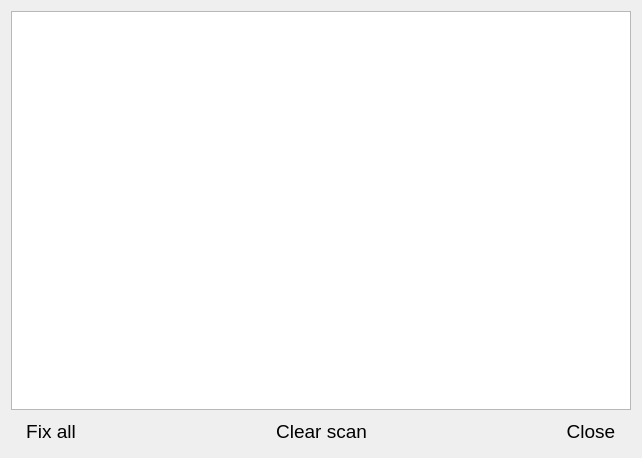
<?xml version="1.0" encoding="UTF-8"?>
<ui version="4.0">
 <class>ScanResultForm</class>
 <widget class="QWidget" name="ScanResultForm">
  <property name="geometry">
   <rect>
    <x>0</x>
    <y>0</y>
    <width>642</width>
    <height>458</height>
   </rect>
  </property>
  <property name="windowTitle">
   <string>Scan result</string>
  </property>
  <layout class="QVBoxLayout" name="verticalLayout">
   <item>
    <widget class="QTreeView" name="treeViewScan"/>
   </item>
   <item>
    <layout class="QHBoxLayout" name="horizontalLayout">
     <item>
      <widget class="QPushButton" name="pushButtonFix">
       <property name="sizePolicy">
        <sizepolicy hsizetype="Preferred" vsizetype="Fixed">
         <horstretch>0</horstretch>
         <verstretch>0</verstretch>
        </sizepolicy>
       </property>
       <property name="font">
        <font>
         <pointsize>14</pointsize>
        </font>
       </property>
       <property name="text">
        <string>Fix all</string>
       </property>
       <property name="icon">
        <iconset resource="resources.qrc">
         <normaloff>:/icons/icons/FixAll_48.png</normaloff>:/icons/icons/FixAll_48.png</iconset>
       </property>
       <property name="iconSize">
        <size>
         <width>24</width>
         <height>24</height>
        </size>
       </property>
       <property name="flat">
        <bool>true</bool>
       </property>
      </widget>
     </item>
     <item>
      <spacer name="horizontalSpacer_2">
       <property name="orientation">
        <enum>Qt::Horizontal</enum>
       </property>
       <property name="sizeHint" stdset="0">
        <size>
         <width>40</width>
         <height>20</height>
        </size>
       </property>
      </spacer>
     </item>
     <item>
      <widget class="QPushButton" name="pushButtonClear">
       <property name="sizePolicy">
        <sizepolicy hsizetype="Preferred" vsizetype="Fixed">
         <horstretch>0</horstretch>
         <verstretch>0</verstretch>
        </sizepolicy>
       </property>
       <property name="font">
        <font>
         <pointsize>14</pointsize>
        </font>
       </property>
       <property name="text">
        <string>Clear scan</string>
       </property>
       <property name="icon">
        <iconset resource="resources.qrc">
         <normaloff>:/icons/icons/Clear_48.png</normaloff>:/icons/icons/Clear_48.png</iconset>
       </property>
       <property name="iconSize">
        <size>
         <width>24</width>
         <height>24</height>
        </size>
       </property>
       <property name="flat">
        <bool>true</bool>
       </property>
      </widget>
     </item>
     <item>
      <spacer name="horizontalSpacer">
       <property name="orientation">
        <enum>Qt::Horizontal</enum>
       </property>
       <property name="sizeHint" stdset="0">
        <size>
         <width>40</width>
         <height>20</height>
        </size>
       </property>
      </spacer>
     </item>
     <item>
      <widget class="QPushButton" name="pushButtonClose">
       <property name="sizePolicy">
        <sizepolicy hsizetype="Preferred" vsizetype="Fixed">
         <horstretch>0</horstretch>
         <verstretch>0</verstretch>
        </sizepolicy>
       </property>
       <property name="font">
        <font>
         <pointsize>14</pointsize>
        </font>
       </property>
       <property name="text">
        <string>Close</string>
       </property>
       <property name="icon">
        <iconset resource="resources.qrc">
         <normaloff>:/icons/icons/Ok.png</normaloff>:/icons/icons/Ok.png</iconset>
       </property>
       <property name="iconSize">
        <size>
         <width>24</width>
         <height>24</height>
        </size>
       </property>
       <property name="flat">
        <bool>true</bool>
       </property>
      </widget>
     </item>
    </layout>
   </item>
  </layout>
 </widget>
 <resources>
  <include location="resources.qrc"/>
 </resources>
 <connections>
  <connection>
   <sender>pushButtonClose</sender>
   <signal>clicked()</signal>
   <receiver>ScanResultForm</receiver>
   <slot>close()</slot>
   <hints>
    <hint type="sourcelabel">
     <x>601</x>
     <y>434</y>
    </hint>
    <hint type="destinationlabel">
     <x>642</x>
     <y>378</y>
    </hint>
   </hints>
  </connection>
 </connections>
</ui>
